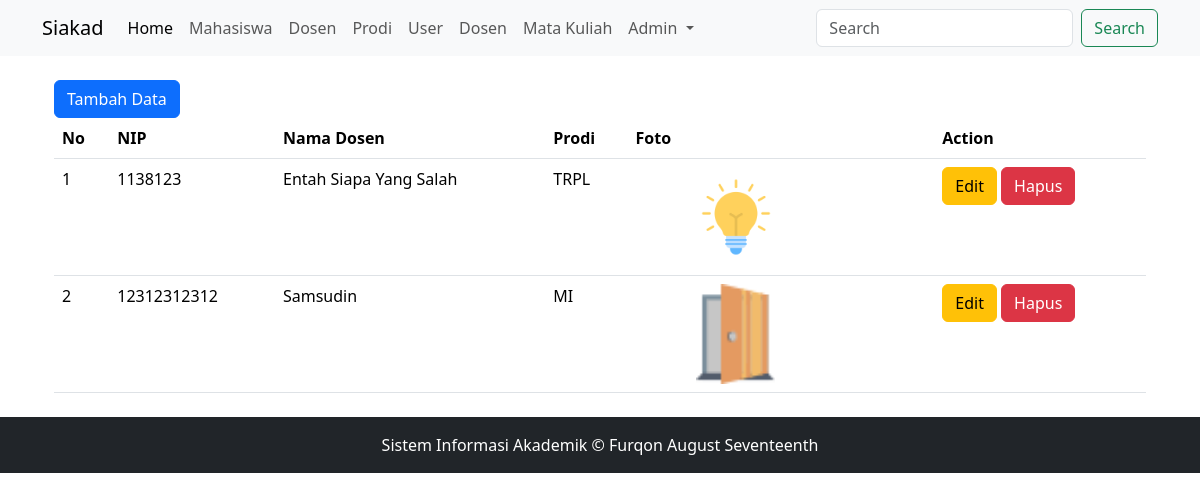
The page /index.php?page=dosen (signed in) on the database its author committed.
### tables this page shows
CREATE TABLE `dosen` (
  `nip` varchar(18) NOT NULL,
  `nama_dosen` varchar(100) NOT NULL,
  `prodi_id` int(11) DEFAULT NULL,
  `foto` varchar(255) NOT NULL
);

CREATE TABLE `prodi` (
  `id` int(11) NOT NULL,
  `nama_prodi` varchar(50) NOT NULL,
  `jenjang` enum('D2','D3','D4','S1','S2') NOT NULL,
  `keterangan` varchar(64) NOT NULL
);

### koneksi.php (called while the page is built, shortened)
<?php
function getLevel()
{
    return $_SESSION['level'];
}

### dosen.php (the view, shortened to what this page needs)
<?php
require 'koneksi.php';
$aksi = isset($_GET['aksi']) ? $_GET['aksi'] : 'read';
switch ($aksi) {
    case 'read':
?>
        <div class="container">
            <a href="index.php?page=dosen&aksi=form&proses=create" class="btn btn-primary">Tambah Data</a>
            <table class="table">
                <thead>
                    <tr>
                        <th>No</th>
                        <th>NIP</th>
                        <th>Nama Dosen</th>
                        <th>Prodi</th>
                        <th>Foto</th>
                        <th>Action</th>
                    </tr>
                </thead>
                <tbody>
                    <?php
                    $selectQuery = mysqli_query($db, "SELECT A.*, B.nama_prodi FROM dosen A LEFT JOIN prodi B ON A.prodi_id = B.id");
                    $no = 1;
                    while ($values = mysqli_fetch_assoc($selectQuery)) {
                    ?>
                        <tr>
                            <td><?= $no++ ?></td>
                            <td><?= $values['nip'] ?></td>
                            <td><?= $values['nama_dosen'] ?></td>
                            <td><?= $values['nama_prodi'] ?></td>
                            <td><img src="img/<?= $values['foto'] ?>" height="100" width="200" alt="" style="object-fit: contain;"></td>
                            <td>
                                <a class="btn btn-warning" href="index.php?page=dosen&aksi=form&proses=update&id=<?= $values['nip']; ?>">Edit</a>
                                <?php if (getLevel() == 'admin'): ?>
                                    <a class="btn btn-danger" href="prosesDosen.php?proses=hapus&id=<?= $values['nip']; ?>" onclick="return confirm('data akan dihapus, anda yakin?')">Hapus</a>
                                <?php endif; ?>
                            </td>
                        </tr>
                    <?php } ?>
                </tbody>
            </table>
        </div>
    <?php
        break;
    ?>
<?php
} ?>

### index.php (shortened to what this page needs)
<!doctype html>
<html lang="en">
<head>
    <link href="https://cdn.jsdelivr.net/npm/bootstrap@5.3.3/dist/css/bootstrap.min.css" rel="stylesheet">
    <link rel="stylesheet" href="https://cdn.datatables.net/2.1.8/css/dataTables.dataTables.css" />
    <link rel="stylesheet" href="https://cdn.datatables.net/buttons/3.2.0/css/buttons.dataTables.css" />
</head>
<body>
    <nav class="navbar navbar-expand-lg bg-body-tertiary">
        <div class="container">
            <a class="navbar-brand" href="#">Siakad</a>
            <div class="collapse navbar-collapse" id="navbarSupportedContent">
                <ul class="navbar-nav me-auto mb-2 mb-lg-0">
                    <li class="nav-item">
                        <a class="nav-link active" aria-current="page" href="index.php">Home</a>
                    </li>
                    <li class="nav-item">
                        <a class="nav-link" href="index.php?page=mahasiswa">Mahasiswa</a>
                    </li>
                    <li class="nav-item">
                        <a class="nav-link" href="index.php?page=dosen">Dosen</a>
                    </li>
                    <li class="nav-item">
                        <a class="nav-link" href="index.php?page=prodi">Prodi</a>
                    </li>
                    <li class="nav-item">
                        <a class="nav-link" href="index.php?page=user">User</a>
                    </li>
                    <li class="nav-item">
                        <a class="nav-link" href="index.php?page=dosen">Dosen</a>
                    </li>
                    <?php if ($_SESSION['level'] == 'admin'): ?>
                        <li class="nav-item">
                            <a class="nav-link" href="index.php?page=mata-kuliah">Mata Kuliah</a>
                        </li>
                    <?php endif; ?>
                    <li class="nav-item dropdown">
                        <a class="nav-link dropdown-toggle" href="#" role="button" data-bs-toggle="dropdown" aria-expanded="false">
                            <?= $_SESSION['nama']; ?>
                        </a>
                    </li>
                </ul>
                <form class="d-flex" role="search">
                    <input class="form-control me-2" type="search" placeholder="Search" aria-label="Search">
                    <button class="btn btn-outline-success" type="submit">Search</button>
                </form>
            </div>
        </div>
    </nav>
    <div class="container my-4">
        <?php
        $page = isset($_GET['page']) ? $_GET['page'] : 'home';
        if ($page == 'dosen') include 'dosen.php';
        ?>
    </div>
    <div class="text-center bg-dark text-white py-3">
        Sistem Informasi Akademik &copy; Furqon August Seventeenth
    </div>
</body>
</html>

### rows shown on the page
dosen: nip "1138123", nama_dosen "Entah Siapa Yang Salah", prodi.nama_prodi "TRPL", foto (picture)
dosen: nip "12312312312", nama_dosen "Samsudin", prodi.nama_prodi "MI", foto (picture)

### other values the page prints
$_SESSION['nama'] "Admin"
